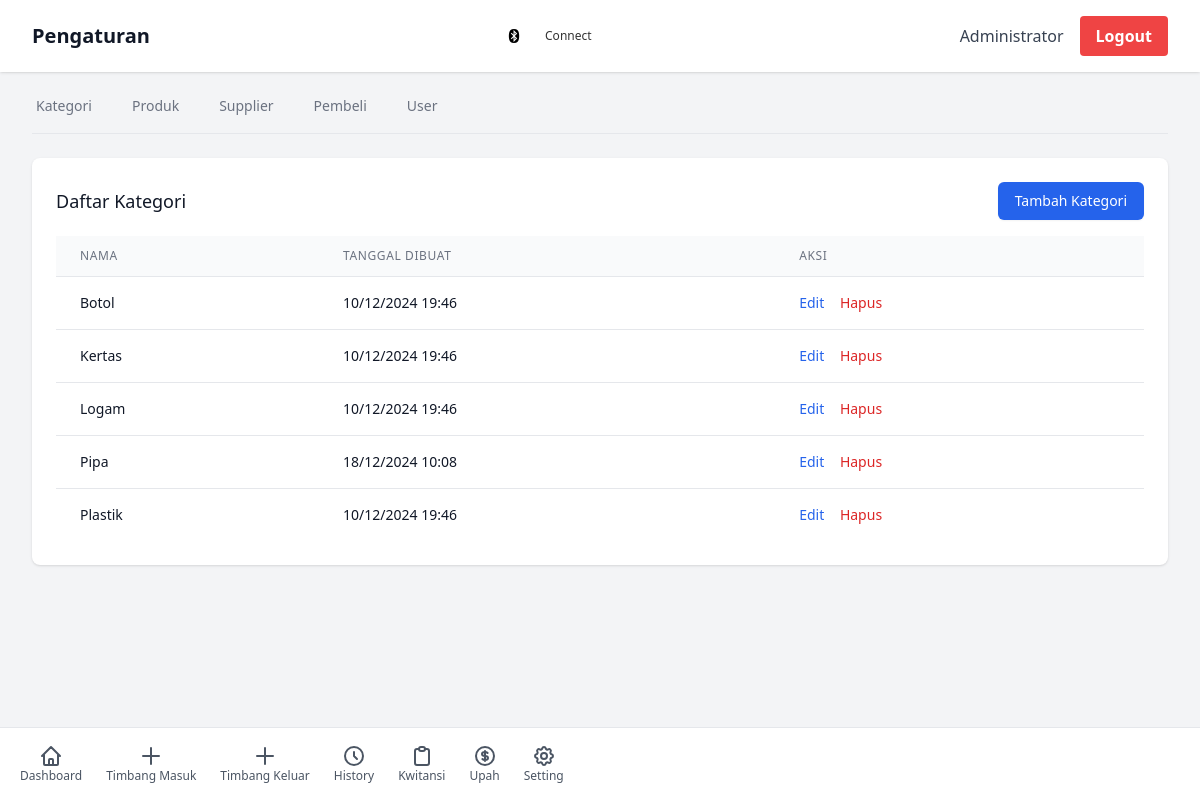
The app's page /?page=settings (signed in) with its own data.
### tables this page shows
CREATE TABLE `categories` (
  `id` int(11) NOT NULL,
  `name` varchar(100) NOT NULL,
  `created_at` timestamp NOT NULL DEFAULT current_timestamp(),
  `updated_at` timestamp NOT NULL DEFAULT current_timestamp() ON UPDATE current_timestamp()
);

### pages/settings.php (the view, shortened to what this page needs)
<?php
$categories = $conn->query("SELECT * FROM categories ORDER BY name");
?>
<div class="space-y-6">
    <div class="border-b border-gray-200">
        <nav class="-mb-px flex space-x-8" aria-label="Tabs">
            <button onclick="showTab('categories')" class="tab-btn border-transparent text-gray-500 hover:text-gray-700 hover:border-gray-300 whitespace-nowrap py-4 px-1 border-b-2 font-medium text-sm">
                Kategori
            </button>
            <button onclick="showTab('products')" class="tab-btn border-transparent text-gray-500 hover:text-gray-700 hover:border-gray-300 whitespace-nowrap py-4 px-1 border-b-2 font-medium text-sm">
                Produk
            </button>
            <button onclick="showTab('suppliers')" class="tab-btn border-transparent text-gray-500 hover:text-gray-700 hover:border-gray-300 whitespace-nowrap py-4 px-1 border-b-2 font-medium text-sm">
                Supplier
            </button>
            <button onclick="showTab('buyers')" class="tab-btn border-transparent text-gray-500 hover:text-gray-700 hover:border-gray-300 whitespace-nowrap py-4 px-1 border-b-2 font-medium text-sm">
                Pembeli
            </button>
            <button onclick="showTab('users')" class="tab-btn border-transparent text-gray-500 hover:text-gray-700 hover:border-gray-300 whitespace-nowrap py-4 px-1 border-b-2 font-medium text-sm">
                User
            </button>
        </nav>
    </div>
    <div id="categories-tab" class="tab-content hidden">
        <div class="bg-white shadow rounded-lg">
            <div class="p-6">
                <div class="flex justify-between items-center mb-4">
                    <h2 class="text-lg font-medium text-gray-900">Daftar Kategori</h2>
                    <button onclick="showCategoryModal()" class="inline-flex items-center px-4 py-2 border border-transparent text-sm font-medium rounded-md shadow-sm text-white bg-blue-600 hover:bg-blue-700 focus:outline-none focus:ring-2 focus:ring-offset-2 focus:ring-blue-500">
                        Tambah Kategori
                    </button>
                </div>
                <div class="overflow-x-auto">
                    <table class="min-w-full divide-y divide-gray-200">
                        <thead class="bg-gray-50">
                            <tr>
                                <th class="px-6 py-3 text-left text-xs font-medium text-gray-500 uppercase tracking-wider">Nama</th>
                                <th class="px-6 py-3 text-left text-xs font-medium text-gray-500 uppercase tracking-wider">Tanggal Dibuat</th>
                                <th class="px-6 py-3 text-left text-xs font-medium text-gray-500 uppercase tracking-wider">Aksi</th>
                            </tr>
                        </thead>
                        <tbody class="bg-white divide-y divide-gray-200">
                            <?php while ($category = $categories->fetch_assoc()): ?>
                                <tr>
                                    <td class="px-6 py-4 whitespace-nowrap text-sm text-gray-900">
                                        <?php echo htmlspecialchars($category['name']); ?>
                                    </td>
                                    <td class="px-6 py-4 whitespace-nowrap text-sm text-gray-900">
                                        <?php echo date('d/m/Y H:i', strtotime($category['created_at'])); ?>
                                    </td>
                                    <td class="px-6 py-4 whitespace-nowrap text-sm font-medium">
                                        <button onclick="editCategory(<?php echo htmlspecialchars(json_encode($category)); ?>)" class="text-blue-600 hover:text-blue-900 mr-3">
                                            Edit
                                        </button>
                                        <button onclick="deleteCategory(<?php echo $category['id']; ?>)" class="text-red-600 hover:text-red-900">
                                            Hapus
                                        </button>
                                    </td>
                                </tr>
                            <?php endwhile; ?>
                        </tbody>
                    </table>
                </div>
            </div>
        </div>
    </div>
</div>

### records on screen
categories: name "Botol", created_at "10/12/2024 19:46"
categories: name "Kertas", created_at "10/12/2024 19:46"
categories: name "Logam", created_at "10/12/2024 19:46"
categories: name "Pipa", created_at "18/12/2024 10:08"
categories: name "Plastik", created_at "10/12/2024 19:46"

### other values on screen
getPageTitle($page) "Pengaturan"
$_SESSION['name'] "Administrator"
